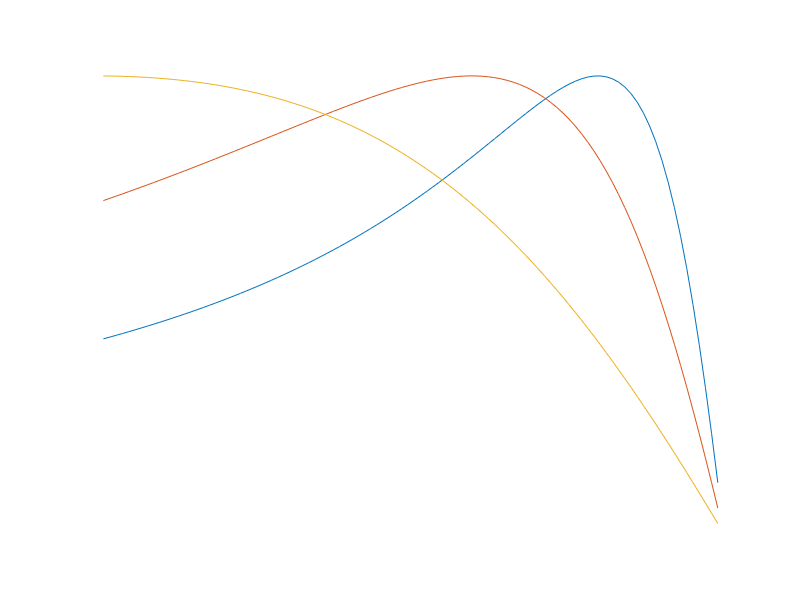

Write the MATLAB code that produced this figure.
% this draw the slip-torque vurve of an induction motor
% Rr=0.144

f=@(s,Rr)(Rr ./s) ./( (0.113+ Rr ./s) .^2 + (0.49+0.209  ) .^2 ) ;

s=-1:0.01:2;
Rr=0.144;

plot((1-s),f(s,Rr))

axis off
hold on

Rr=0.288;
plot((1-s),f(s,Rr))

Rr=0.72;
plot((1-s),f(s,Rr))


hold off

axis ([0,1,0,0.65])

print -demf inductionMotorTorqueSlipCurve.emf